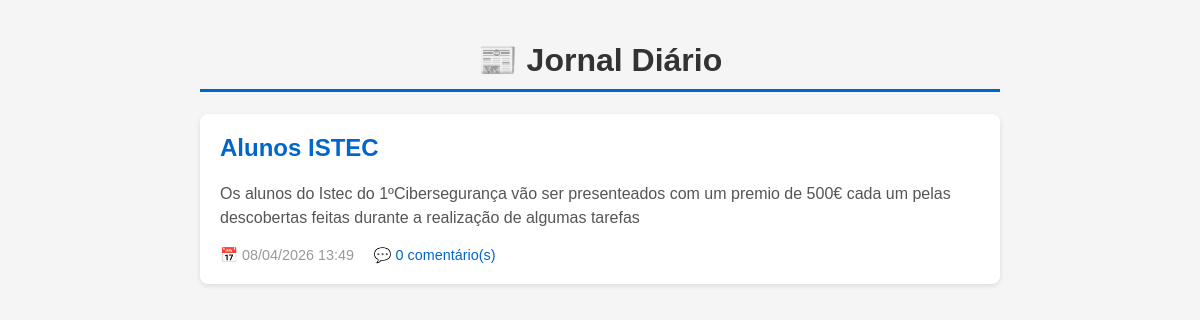
Before: / with the older database file.
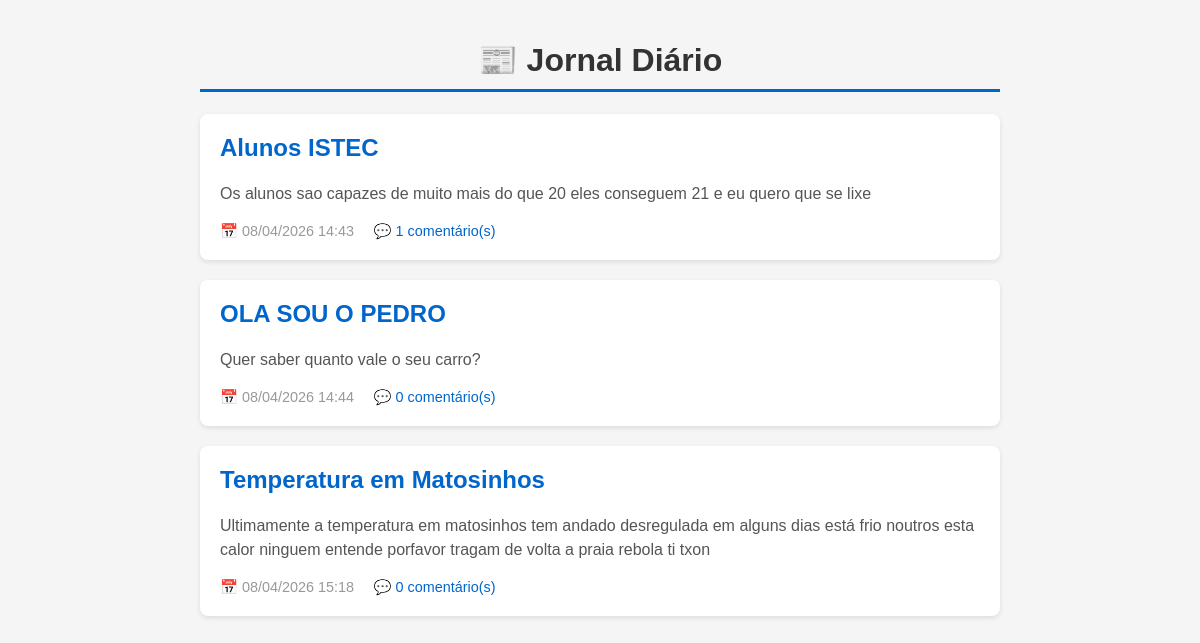
After: the same page with the newer database file.
### noticias/models.py (models this page shows, shortened)
class Noticia(models.Model):
    titulo = models.CharField(max_length=200)  # título -> titulo
    conteudo = models.TextField()  # conteúdo -> conteudo
    data = models.DateTimeField(auto_now_add=True)  # data_publicacao -> data

### noticias/views.py (the view)
# urls.py: path('', views.lista_noticias, name='lista_noticias'),
def lista_noticias(request):
    noticias = Noticia.objects.all()
    return render(request, 'noticias/lista.html', {'noticias': noticias})

### noticias/templates/noticias/lista.html (shortened to what this page needs)
<!DOCTYPE html>
<html>
<head>
</head>
<body>
    <h1>📰 Jornal Diário</h1>
    {% for noticia in noticias %}
        <div class="noticia">
            <h2>
                <a href="/noticia/{{ noticia.id }}/">
                    {{ noticia.titulo }}
                </a>
            </h2>
            <div class="conteudo">
                {{ noticia.conteudo|truncatewords:30|linebreaks }}
            </div>
            <div class="data">
                📅 {{ noticia.data|date:"d/m/Y H:i" }}
            </div>
            <div class="comentarios-count">
                💬 {{ noticia.comentarios.count }} comentário(s)
            </div>
        </div>
    {% empty %}
        <p style="text-align: center; color: #999;">
            Nenhuma notícia cadastrada ainda.
        </p>
    {% endfor %}
</body>
</html>

### noticias/templates/noticias/lista.html (style rules this page uses)
body { font-family: Arial, sans-serif; max-width: 800px; margin: 0 auto; padding: 20px; background-color: #f5f5f5; }
h1 { color: #333; text-align: center; border-bottom: 3px solid #0066cc; padding-bottom: 10px; }
.noticia { background: white; padding: 20px; margin-bottom: 20px; border-radius: 8px; box-shadow: 0 2px 5px rgba(0,0,0,0.1); }
.noticia h2 { margin-top: 0; }
.noticia h2 a { color: #0066cc; text-decoration: none; }
.conteudo { color: #555; line-height: 1.5; margin: 10px 0; }
.data { color: #999; font-size: 0.9em; display: inline-block; }
.comentarios-count { color: #0066cc; font-size: 0.9em; margin-left: 15px; display: inline-block; }

Changed rows visible on the page:
changed Noticia "Alunos ISTEC": conteudo "Os alunos do Istec do 1ºCibersegurança vão ser presenteados com um premio de 500€ cada um pelas descobertas feitas durante a realização de algumas tarefas" → "Os alunos sao capazes de muito mais do que 20 eles conseguem 21 e eu quero que se lixe"; data "08/04/2026 13:49" → "08/04/2026 14:43"; comentarios.count "0" → "1"
added Noticia: titulo "OLA SOU O PEDRO", conteudo "Quer saber quanto vale o seu carro?", data "08/04/2026 14:44", comentarios.count "0"
added Noticia: titulo "Temperatura em Matosinhos", conteudo "Ultimamente a temperatura em matosinhos tem andado desregulada em alguns dias está frio noutros esta calor ninguem entende porfavor tragam de volta a praia rebola ti txon", data "08/04/2026 15:18", comentarios.count "0"
